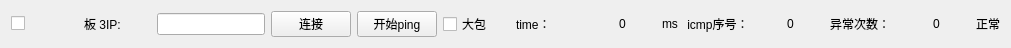
    <widget class="QWidget" name="horizontalLayoutWidget_3">
     <property name="geometry">
      <rect>
       <x>20</x>
       <y>120</y>
       <width>1011</width>
       <height>31</height>
      </rect>
     </property>
     <layout class="QHBoxLayout" name="horizontalLayout_3">
      <item>
       <widget class="QCheckBox" name="ip_enable_3">
        <property name="text">
         <string/>
        </property>
       </widget>
      </item>
      <item>
       <widget class="QLabel" name="label_10">
        <property name="text">
         <string>板 3IP:</string>
        </property>
       </widget>
      </item>
      <item>
       <widget class="QLineEdit" name="ip_Text_3">
        <property name="sizePolicy">
         <sizepolicy hsizetype="Fixed" vsizetype="Fixed">
          <horstretch>0</horstretch>
          <verstretch>0</verstretch>
         </sizepolicy>
        </property>
        <property name="alignment">
         <set>Qt::AlignCenter</set>
        </property>
       </widget>
      </item>
      <item>
       <widget class="QPushButton" name="m_pBtnConnect_3">
        <property name="text">
         <string>连接</string>
        </property>
       </widget>
      </item>
      <item>
       <widget class="QPushButton" name="pingButton_3">
        <property name="text">
         <string>开始ping</string>
        </property>
       </widget>
      </item>
      <item>
       <widget class="QCheckBox" name="bigpack_3">
        <property name="text">
         <string>大包</string>
        </property>
       </widget>
      </item>
      <item>
       <widget class="QLabel" name="label_11">
        <property name="text">
         <string>time：</string>
        </property>
       </widget>
      </item>
      <item>
       <widget class="QLabel" name="time_val_3">
        <property name="text">
         <string>0</string>
        </property>
        <property name="alignment">
         <set>Qt::AlignCenter</set>
        </property>
       </widget>
      </item>
      <item>
       <widget class="QLabel" name="label_12">
        <property name="sizePolicy">
         <sizepolicy hsizetype="Fixed" vsizetype="Preferred">
          <horstretch>0</horstretch>
          <verstretch>0</verstretch>
         </sizepolicy>
        </property>
        <property name="text">
         <string>ms</string>
        </property>
       </widget>
      </item>
      <item>
       <widget class="QLabel" name="label_13">
        <property name="text">
         <string> icmp序号：</string>
        </property>
       </widget>
      </item>
      <item>
       <widget class="QLabel" name="icmp_count_3">
        <property name="text">
         <string>0</string>
        </property>
        <property name="alignment">
         <set>Qt::AlignCenter</set>
        </property>
       </widget>
      </item>
      <item>
       <widget class="QLabel" name="error_text_3">
        <property name="text">
         <string>异常次数：</string>
        </property>
       </widget>
      </item>
      <item>
       <widget class="QLabel" name="error_count_3">
        <property name="text">
         <string>0</string>
        </property>
        <property name="alignment">
         <set>Qt::AlignCenter</set>
        </property>
       </widget>
      </item>
      <item>
       <widget class="QLabel" name="status_led_3">
        <property name="sizePolicy">
         <sizepolicy hsizetype="Fixed" vsizetype="Fixed">
          <horstretch>10</horstretch>
          <verstretch>10</verstretch>
         </sizepolicy>
        </property>
        <property name="text">
         <string>正常</string>
        </property>
       </widget>
      </item>
     </layout>
    </widget>
